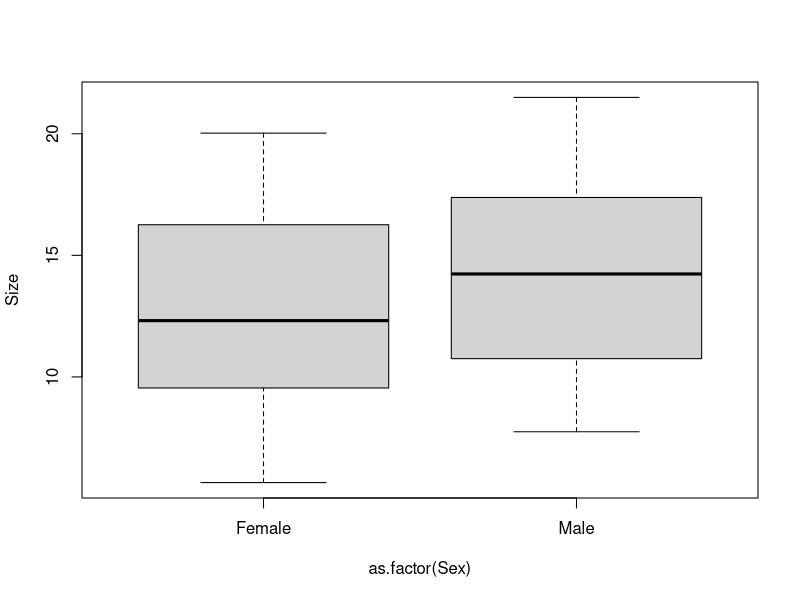
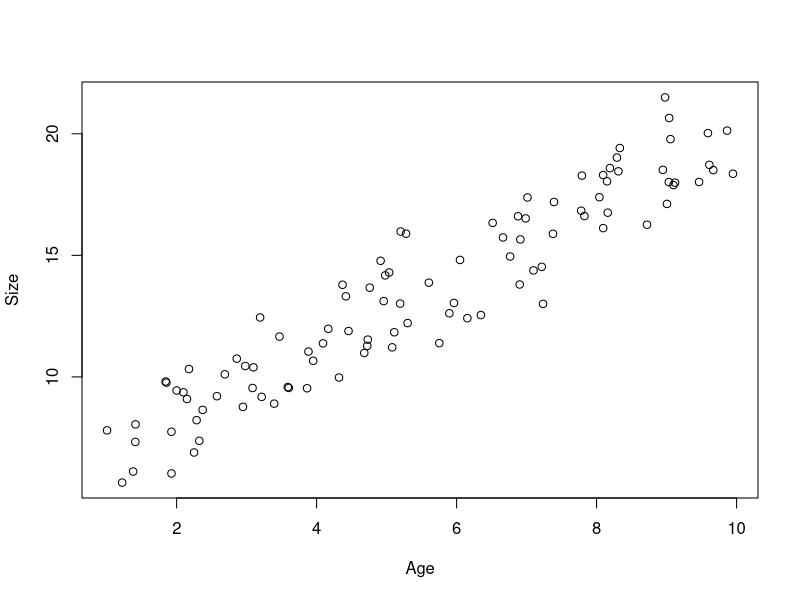
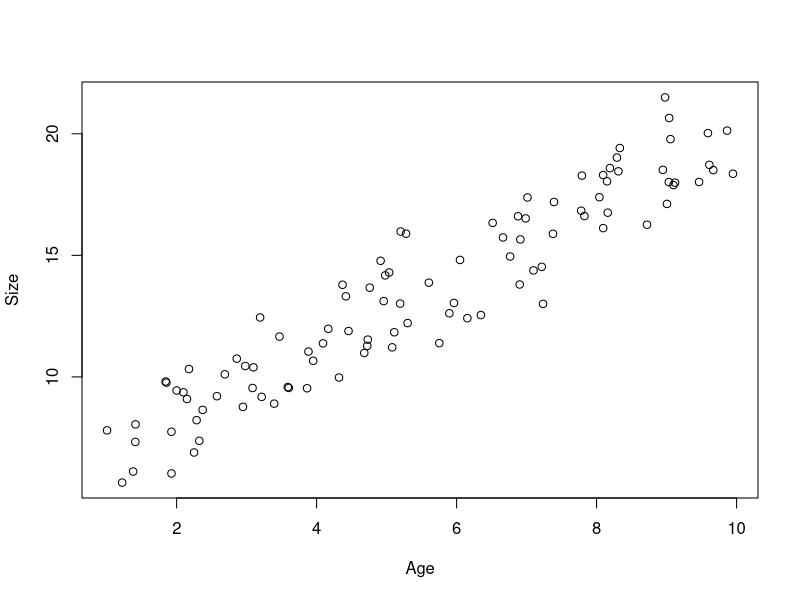
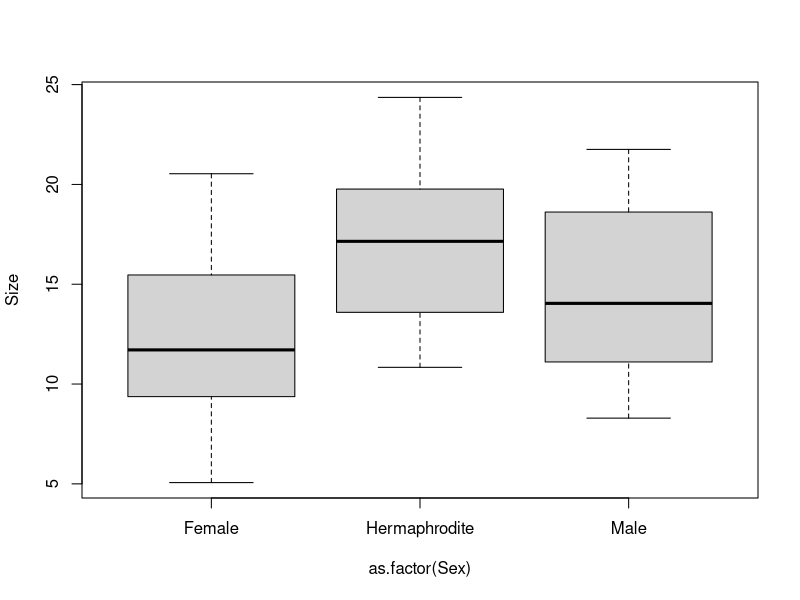
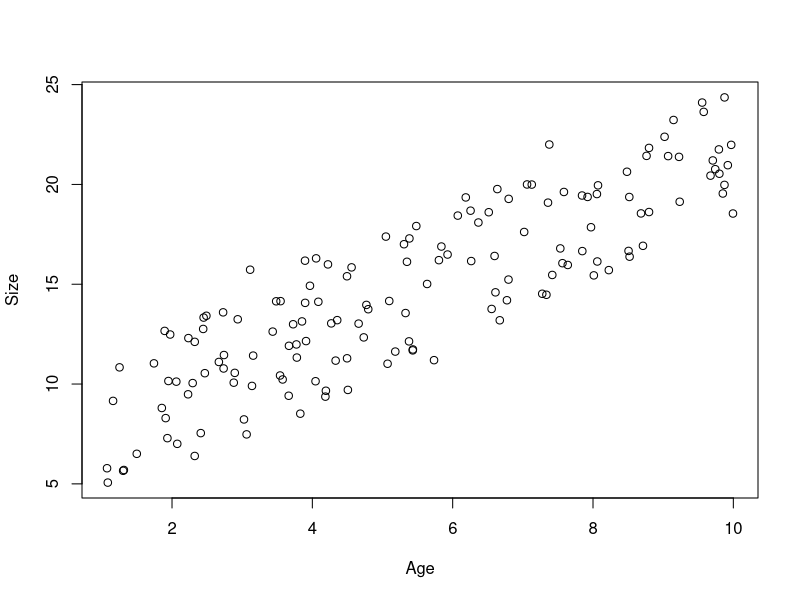

Write R code to recreate these figures, in order. (Note: this script raises an error after producing the figures.)

#  NRES 710, Multi-variable Modeling
#     University of Nevada, Reno
#     Introduction to multi-variable modeling

# Load in the data and take a look at it
datum <- read.csv("lecture_12_dataset1.csv")

# Take a look at it
head(datum)
tail(datum)

# Plot the effect of sex on size
plot(Size ~ as.factor(Sex), data = datum)

# Plot the effect of sex on size
plot(Size ~ Age, data = datum)

# Simple regression between size and sex 
results1 <- lm(Size ~ Sex, data = datum)
summary(results1)

# Plot
plot(Size ~ Age, data = datum)

# Simple regression between size and age 
results2 <- lm(Size ~ Age, data = datum)
summary(results2)

# Simple regression between size and age 
results3 <- lm(Size ~ Age + Male, data = datum)
summary(results3)

# Load in the data and take a look at it
datum <- read.csv("lecture_12_dataset2.csv")

# Take a look at it
head(datum)
tail(datum)

# Make sure Sex is a factor
datum$Sex <- as.factor(datum$Sex)

# Plot the data
plot(Size ~ as.factor(Sex), data = datum)

# Plot again
plot(Size ~ Age, data = datum)

# Multi-variable analysis
results <- lm(Size ~ Age + Sex, data = datum)
summary(results)

# Use the relevel function to change order of sex
results2 <- lm(Size ~ Age + relevel(Sex, ref = "Male"), data = datum)
summary(results2)

# Back to original results
summary(results)

# ANOVA
anova(results)

# Switch order of effect
results3 <- lm(Size ~ Sex + Age, data = datum)
anova(results3)

# Simple model
results4 <- lm(Size ~ Age, data = datum)

# More complex model
results5 <- lm(Size ~ Age + Sex, data = datum)

# F-drop test
anova(results4, results5)

# Model
results6 <- lm(Size ~ Sex + Age, data = datum)
summary(results6)

# Tukey
results6 <- aov(results6)
TukeyHSD(results6, which = "Sex")



########################### 'Truth' ############################# 
### Lecture 12: code to simulate data for multi-variable analysis

# Set the seed for reproducibility & set graphing parameter
set.seed(123); par(mar=c(4,4,0,0)); par(mfrow=c(1,2))

# First dataset
# X variable
n <- 50
x1 <- c(rep("Female", n), rep("Male", n))
x2 <- runif(n * 2, 1, 10)
dummy <- data.frame(model.matrix(~ x1 - 1))
colnames(dummy) <- c("Female", "Male")

# Simulate error
Error <- rnorm(n * 2, 0, 0.8)

# Predict Y
Response <- 4 + 1.5 * x2 + 2.5 * dummy$Male + Error

# Dataframe
datum <- data.frame(Age = x2, Sex = x1, Male = dummy$Male, Size = Response)

# Save the data
write.csv(datum, "lecture_12_dataset1.csv", row.names = FALSE)

# Second dataset
# X variable
n <- 50
groups <- 3
x1 <- c(rep("Female", n), rep("Male", n), rep("Hermaphrodite", n))
x2 <- runif(n * groups, 1, 10)
dummy <- data.frame(model.matrix(~ x1 - 1))
colnames(dummy) <- c("Female", "Hermaphrodite", "Male")

# Simulate error
Error <- rnorm(n * groups, 0, 0.8)

# Predict Y
Response <- 4 + 1.5 * x2 + 2.5 * dummy$Male + 5 * dummy$Hermaphrodite + Error

# Dataframe
datum <- data.frame(Age = x2, Sex = x1, Male = dummy$Male, Herma = dummy$Hermaphrodite, Size = Response)

# Save the data
write.csv(datum, "lecture_12_dataset2.csv", row.names = FALSE)
